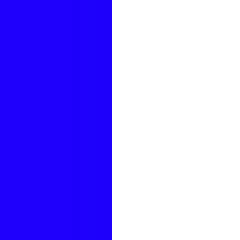
#> input picture Image Features and Image Retrieval/images/hog_test/vert.jpg, 30 x 30 px (shown 8 times larger)
$ python simple_hog.py   (older library calls are emulated)
#> lines starting #> are read from the running program, lines starting #| are printed output that depends on the picture; after the words box and inside, x2 and y2 are one past the last pixel; in counts of white or black regions, pixels touching at a corner belong together; long printed decimals are rounded
#> further down, test is the input picture: shape (30, 30, 3); mean B, G, R 253.4, 136, 150.3
import numpy as np
import cv2
import math
import matplotlib
matplotlib.use('TkAgg')
import matplotlib.pyplot as plt

###############################################################
#
# Write your own descriptor / Histogram of Oriented Gradients
#
###############################################################


def plot_histogram(hist, bins):
    print('bins: ', bins)
    width = 0.7 * (bins[1] - bins[0])
    center = (bins[:-1] + bins[1:]) / 2
    plt.title('Histogramm vert own')
    plt.bar(center, hist, align='center', width=width)
    plt.show()

def normalize_histogram(hist):
    hist_sum = np.sum(hist)
    if hist_sum > 0:
        normalized_hist = hist / hist_sum
        return normalized_hist
    return hist


def compute_simple_hog(imgcolor, keypoints):

    # Convert color to grayscale image and extract features in grayscale
    imggray = cv2.cvtColor(imgcolor, cv2.COLOR_BGR2GRAY)
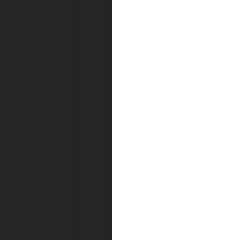
#> imggray: shape (30, 30) (shown 8 times larger); min 37, max 255, mean 153.7

    # Compute x and y gradients (Sobel kernel size 5)
    gradient_x = cv2.Sobel(imggray, cv2.CV_64F, 1, 0, ksize=5)
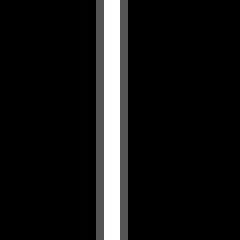
#> gradient_x: shape (30, 30) float64 (shown 8 times larger); min -32, max 10448, mean 925.9; drawn with min black and max white
    gradient_y = cv2.Sobel(imggray, cv2.CV_64F, 0, 1, ksize=5)
#> gradient_y: shape (30, 30) float64; every value is 0

    magnitude = cv2.magnitude(gradient_x, gradient_y)
    angle = cv2.phase(gradient_x, gradient_y)
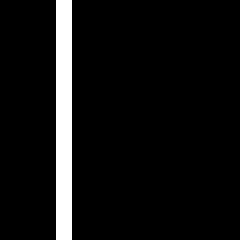
#> angle: shape (30, 30) float64 (shown 8 times larger); values 0 (black) and 3.14 (white), 6.7% white in thin lines or dots, all inside (x1, y1, x2, y2) = (7, 0, 9, 30)


    # Compute magnitude and angle of the gradients
    #magnitude, angle = cv2.cartToPolar(gradient_x, gradient_y)

    # go through all keypoints and and compute feature vector
    descr = np.zeros((len(keypoints), 8), np.float32)
    count = 0
    for kp in keypoints:

        #print('kp.pt: ', kp.pt)
        #print('kp.size: ', kp.size)
        x, y = kp.pt
        keypoint_size = int(kp.size / 2)
        # print kp.pt, kp.size
        # extract angle in keypoint sub window
        sub_window_magnitude = magnitude[int(y - keypoint_size):int(y + keypoint_size),
                              int(x - keypoint_size):int(x + keypoint_size)]
        #print('sub_window_magnitude: ', sub_window_magnitude)

        # extract gradient magnitude in keypoint subwindow
        sub_window_angle = angle[int(y - keypoint_size):int(y + keypoint_size),
                                int(x - keypoint_size):int(x + keypoint_size)]
        #print('sub_window_angle: ', sub_window_angle)

        # create histogram of angle in subwindow BUT only where magnitude of gradients is non zero! Why? Find an
        # answer to that question use np.histogram
        mask = (sub_window_magnitude > 0)
        hist, bins = np.histogram(sub_window_angle[mask], bins=8, range=(0, 2 * np.pi))

        #(hist, bins) = np.histogram(...)
        normalized_hist = normalize_histogram(hist)

        plot_histogram(normalized_hist, bins)

        descr[count] = hist
#> this loop made 1 pass
#> (hist, bins, hist_sum in normalize_histogram, normalized_hist, width in plot_histogram, center in plot_histogram) on pass 1: ([50, 0, 0, 0, 0, 0, 0, 0], [0, 0.785, 1.57, 2.36, 3.14, 3.93, 4.71, 5.5, 6.28], 50, [1, 0, 0, 0, 0, 0, 0, 0], 0.55, [0.393, 1.18, 1.96, 2.75, 3.53, 4.32, 5.11, 5.89])
#| bins:  [0.         0.7854 1.571 2.356 3.142 3.927
#|  4.712 5.498 6.283]
#> pass 1, in plot_histogram, `plt.show()`:
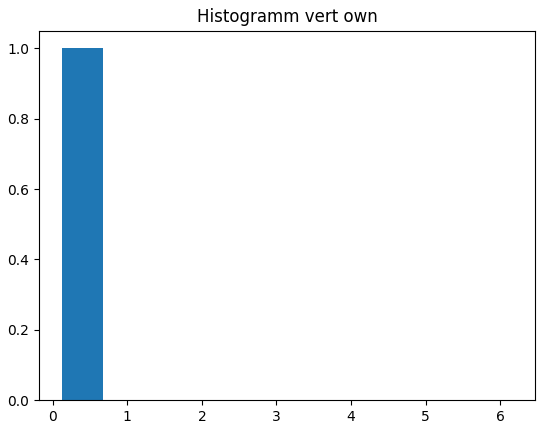
#> figure drawn by matplotlib, 1 panel; tallest bar 1 high, from x = 0.118 to 0.668

    return descr


keypoints = [cv2.KeyPoint(15, 15, 11)]

# test for all test images
test = cv2.imread('./images/hog_test/vert.jpg')
descriptor = compute_simple_hog(test, keypoints)

$ run again, with Image Features and Image Retrieval/images/hog_test/circle.jpg copied over Image Features and Image Retrieval/images/hog_test/vert.jpg
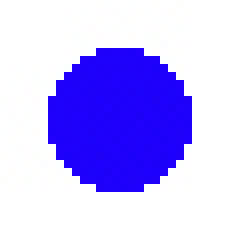
#> input picture Image Features and Image Retrieval/images/hog_test/circle.jpg, 30 x 30 px (shown 8 times larger)
#> test is the input picture: shape (30, 30, 3); mean B, G, R 253.7, 182.5, 190.9
#> in compute_simple_hog, `angle = cv2.phase(gradient_x, gradient_y)`:
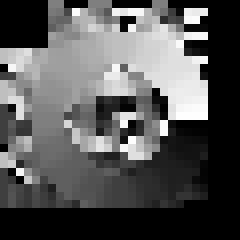
#> angle: shape (30, 30) float64 (shown 8 times larger); min 0, max 6.28, mean 2.12; drawn with min black and max white
#> the loop in compute_simple_hog, `for kp in keypoints:  #print('kp.pt: ', kp.pt) #print('kp.size: ', kp...` made 1 pass
#> (hist, bins, hist_sum in normalize_histogram, normalized_hist, width in plot_histogram, center in plot_histogram) on pass 1: ([18, 11, 5, 16, 19, 10, 10, 11], [0, 0.785, 1.57, 2.36, 3.14, 3.93, 4.71, 5.5, 6.28], 100, [0.18, 0.11, 0.05, 0.16, 0.19, 0.1, 0.1, 0.11], 0.55, [0.393, 1.18, 1.96, 2.75, 3.53, 4.32, 5.11, 5.89])
#> (printed output is left out)
#> pass 1, in plot_histogram, `plt.show()`:
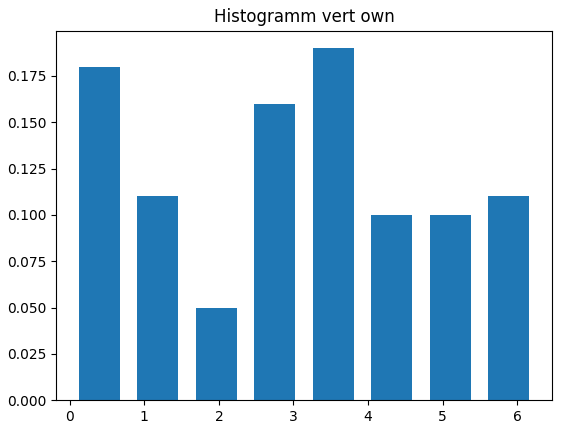
#> figure drawn by matplotlib, 1 panel; tallest bar 0.19 high, from x = 3.26 to 3.81

$ run again, with Image Features and Image Retrieval/images/hog_test/diag.jpg copied over Image Features and Image Retrieval/images/hog_test/vert.jpg
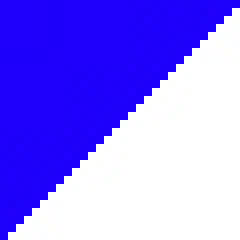
#> input picture Image Features and Image Retrieval/images/hog_test/diag.jpg, 30 x 30 px (shown 8 times larger)
#> test is the input picture: shape (30, 30, 3); mean B, G, R 252.9, 123.3, 138.9
#> in compute_simple_hog, `angle = cv2.phase(gradient_x, gradient_y)`:
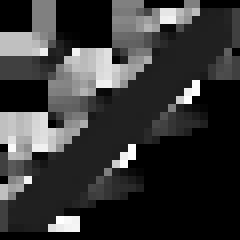
#> angle: shape (30, 30) float64 (shown 8 times larger); min 0, max 6.24, mean 1.34; drawn with min black and max white
#> the loop in compute_simple_hog, `for kp in keypoints:  #print('kp.pt: ', kp.pt) #print('kp.size: ', kp...` made 1 pass
#> (hist, bins, hist_sum in normalize_histogram, width in plot_histogram, center in plot_histogram) on pass 1: ([43, 37, 3, 1, 4, 2, 1, 5], [0, 0.785, 1.57, 2.36, 3.14, 3.93, 4.71, 5.5, 6.28], 96, 0.55, [0.393, 1.18, 1.96, 2.75, 3.53, 4.32, 5.11, 5.89])
#> (printed output is left out)
#> pass 1, in plot_histogram, `plt.show()`:
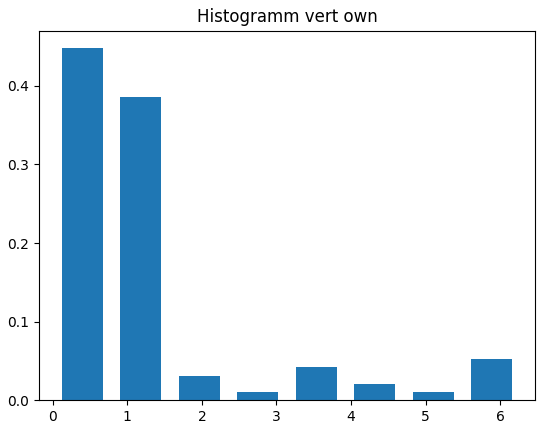
#> figure drawn by matplotlib, 1 panel; tallest bar 0.448 high, from x = 0.118 to 0.668

$ run again, with Image Features and Image Retrieval/images/hog_test/horiz.jpg copied over Image Features and Image Retrieval/images/hog_test/vert.jpg
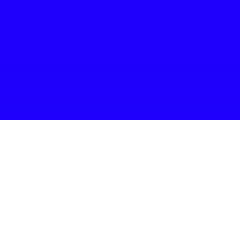
#> input picture Image Features and Image Retrieval/images/hog_test/horiz.jpg, 30 x 30 px (shown 8 times larger)
#> test is the input picture: shape (30, 30, 3); mean B, G, R 253.3, 127.6, 142.9
#> in compute_simple_hog, `imggray = cv2.cvtColor(imgcolor, cv2.COLOR_BGR2GRAY)`:
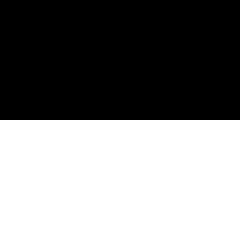
#> imggray: shape (30, 30) (shown 8 times larger); values 38 (black) and 255 (white), 50% white; 1 white region, box (x1, y1, x2, y2) and area: (0, 15, 30, 30) 450
#> gradient_x: shape (30, 30) float64; every value is 0
#> angle: shape (30, 30) float64; values 0 (black) and 1.57 (white), 13.3% white; 1 white region, box (x1, y1, x2, y2) and area: (0, 13, 30, 17) 120
#> the loop in compute_simple_hog, `for kp in keypoints:  #print('kp.pt: ', kp.pt) #print('kp.size: ', kp...` made 1 pass
#> (hist, bins, hist_sum in normalize_histogram, normalized_hist, width in plot_histogram, center in plot_histogram) on pass 1: ([0, 0, 40, 0, 0, 0, 0, 0], [0, 0.785, 1.57, 2.36, 3.14, 3.93, 4.71, 5.5, 6.28], 40, [0, 0, 1, 0, 0, 0, 0, 0], 0.55, [0.393, 1.18, 1.96, 2.75, 3.53, 4.32, 5.11, 5.89])
#> (printed output is left out)
#> pass 1, in plot_histogram, `plt.show()`:
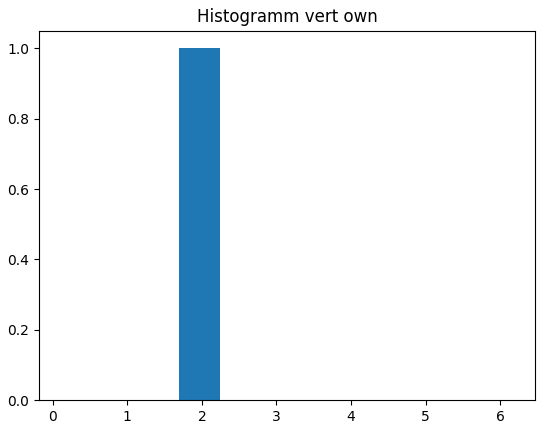
#> figure drawn by matplotlib, 1 panel; tallest bar 1 high, from x = 1.69 to 2.24
